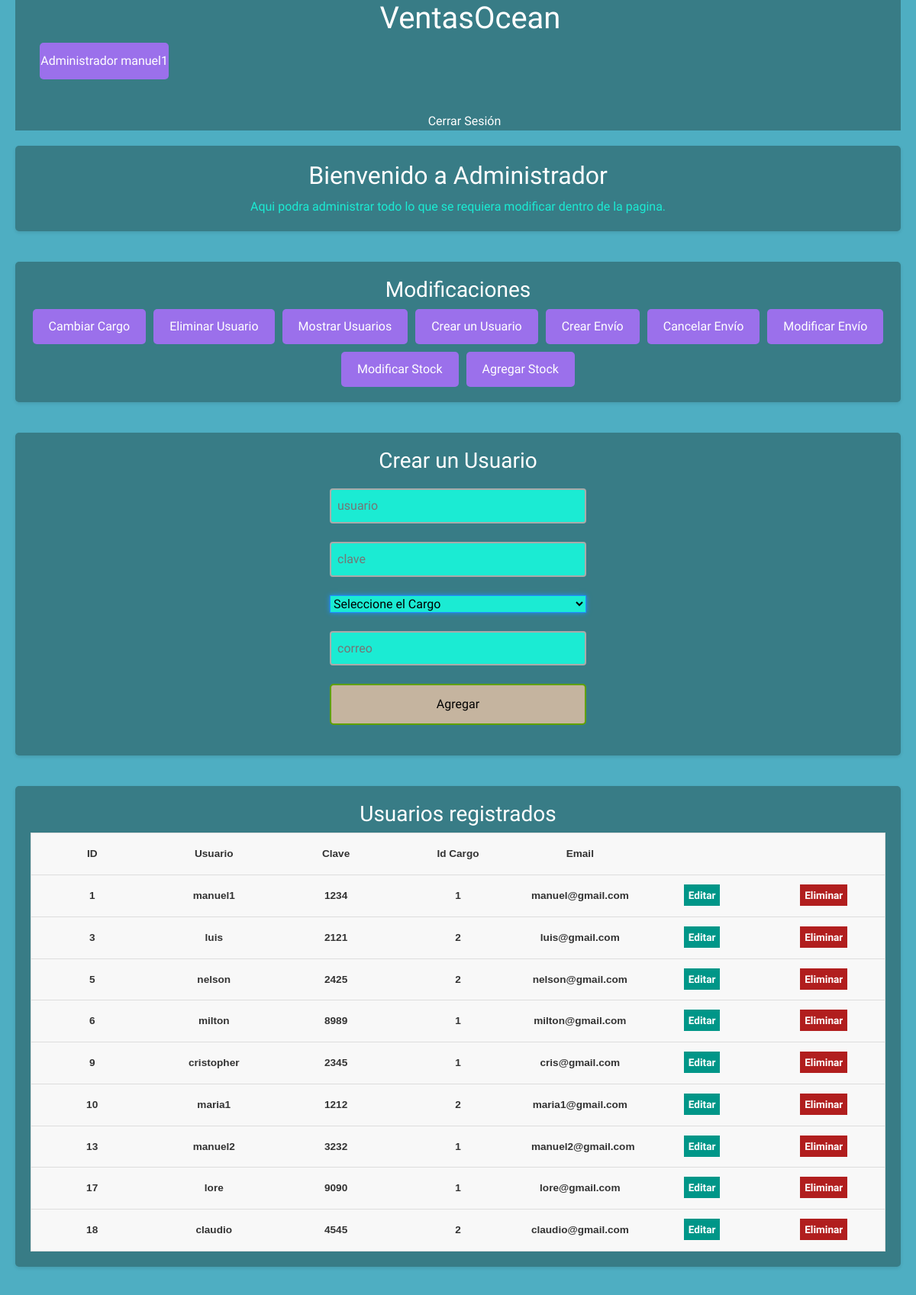
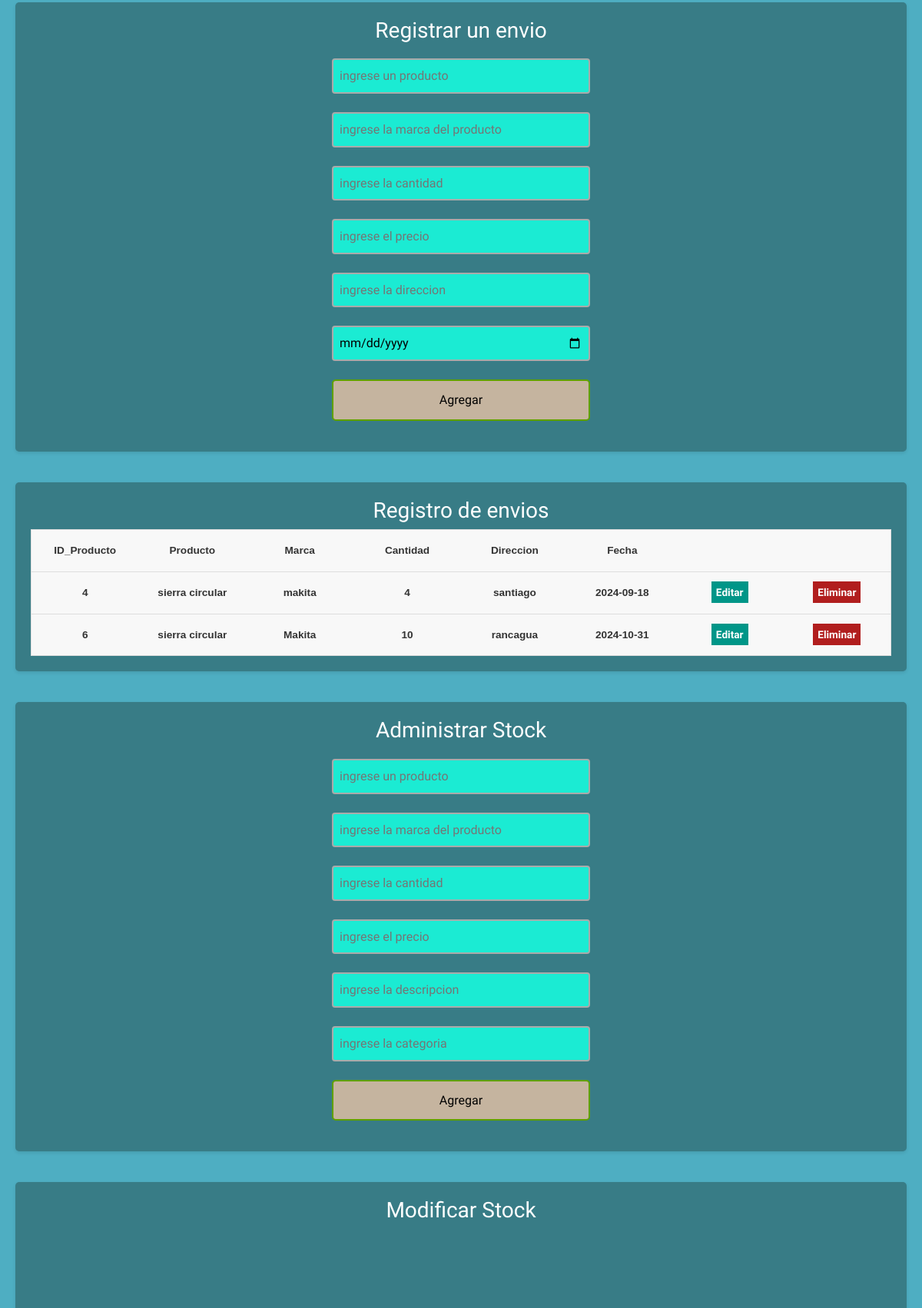
The page /Empleados.php (signed in, upper part) on the database its author committed (2 pictures, top to bottom).
### tables this page shows
CREATE TABLE `usuarios` (
  `id` int(11) NOT NULL,
  `usuario` varchar(100) NOT NULL,
  `clave` varchar(10) NOT NULL,
  `id_cargo` int(11) NOT NULL,
  `correo` varchar(100) NOT NULL
);

CREATE TABLE `envios` (
  `id` int(11) NOT NULL,
  `producto` varchar(100) NOT NULL,
  `marca` varchar(100) NOT NULL,
  `cantidad` int(11) NOT NULL,
  `direccion` varchar(100) NOT NULL,
  `fecha_envio` date NOT NULL
);

### empleados.php (the view, shortened to what this page needs)
<?php
$nombreUsuario = isset($_SESSION['usuario']) ? $_SESSION['usuario'] : "Invitado";
$con = connection();
$sql = "SELECT * FROM usuarios";
$query = mysqli_query($con, $sql);
$sql1 = "SELECT * FROM envios";
$query1 = mysqli_query($con, $sql1);
?>
<!DOCTYPE html>
<html lang="es">
<head>
    <link href="https://cdn.jsdelivr.net/npm/bootstrap@5.3.3/dist/css/bootstrap.min.css" rel="stylesheet">
    <link href="empleadosDise.css" rel="stylesheet">
</head>
<body>
    <header>
        <nav>
           <ul>
                <h1>VentasOcean</h1>
                <li>
                    <div class="caja">
                        <?php echo 'Administrador  '.$nombreUsuario; ?>
                    </div>
               </li>
           </ul>
            <ul>
                <li><a href="cerrar_sesion.php">Cerrar Sesión</a></li>
            </ul>
        </nav>
    </header>
    <section id="inicio">
        <h2>Bienvenido a Administrador</h2>
        <p>Aqui podra administrar todo lo que se requiera modificar dentro de la pagina.</p>
    </section>
    <section id="categorias">
        <h3>Modificaciones</h3>
        <div class="botones-modificaciones">
            <a href="#Mostrar_user" class="btn">Cambiar Cargo</a>
            <a href="#Mostrar_user" class="btn">Eliminar Usuario</a>
            <a href="#Mostrar_user" class="btn">Mostrar Usuarios</a>
            <a href="#crear_user" class="btn">Crear un Usuario</a>
            <a href="#crear_env" class="btn">Crear Envío</a>
            <a href="#crear_env" class="btn">Cancelar Envío</a>
            <a href="#crear_env" class="btn">Modificar Envío</a>
            <a href="#modificar_stock" class="btn">Modificar Stock</a>
            <a href="#crear_stock" class="btn">Agregar Stock</a>
       </div>
    </section>
    <section class="metodos_emple">
            <h3>Crear un Usuario</h3>
            <div id="crear_user">
          <div class="users-form">
              <form action="crearUsuarios.php" method="POST">
                   <input type="text" name="usuario" placeholder="usuario">
                   <input type="password" name="clave" placeholder="clave">
                   <select name="id_cargo">
                        <option value="3">Seleccione el Cargo</option>
                    </select>
                   <input type="email" name="correo" placeholder="correo">
                   <input type="submit" value="Agregar">
              </form>
          </div>
    </section>
    <section class="metodos_emple">
            <h3>Usuarios registrados</h3>
            <div id="Mostrar_user">
            <div class="users-table">
        <table>
            <thead>
                <tr>
                    <th>ID</th>
                    <th>Usuario</th>
                    <th>Clave</th>
                    <th>Id Cargo</th>
                    <th>Email</th>
                    <th></th>
                    <th></th>
                </tr>
            </thead>
            <tbody>
                <?php while ($row = mysqli_fetch_array($query)): ?>
                    <tr>
                        <th><?= $row['id'] ?></th>
                        <th><?= $row['usuario'] ?></th>
                        <th><?= $row['clave'] ?></th>
                        <th><?= $row['id_cargo'] ?></th>
                        <th><?= $row['correo'] ?></th>
                        <th><a href="modificar2.php?id=<?= $row['id'] ?>" class="users-table--edit">Editar</a></th>
                        <th><a href="eliminar.php?id=<?= $row['id'] ?>" class="users-table--delete" >Eliminar</a></th>
                    </tr>
                <?php endwhile; ?>
            </tbody>
        </table>
    </div>
    </section>
    <section class="metodos_emple">
            <h3>Registrar un envio</h3>
            <div id="crear_env">
          <div class="users-form">
              <form action="agregar_envio.php" method="POST">
                   <input type="text" name="producto" placeholder="ingrese un producto">
                   <input type="text" name="marca" placeholder="ingrese la marca del producto">
                   <input type="text" name="cantidad" placeholder="ingrese la cantidad">
                   <input type="text" name="precio" placeholder="ingrese el precio">
                   <input type="text" name="direccion" placeholder="ingrese la direccion">
                   <input type="date" name="fecha_envio" placeholder="ingrese la fecha de envio">
                   <input type="submit" value="Agregar">
              </form>
          </div>
    </section>
    <section class="metodos_emple">
    <h3>Registro de envios</h3>
            <div id="crear_envio">
            <div class="users-table">
        <table>
            <thead>
                <tr>
                    <th>ID_Producto</th>
                    <th>Producto</th>
                    <th>Marca</th>
                    <th>Cantidad</th>
                    <th>Direccion</th>
                    <th>Fecha</th>
                    <th></th>
                    <th></th>
                </tr>
            </thead>
            <tbody>
                <?php while ($row = mysqli_fetch_array($query1)): ?>
                    <tr>
                        <th><?= $row['id'] ?></th>
                        <th><?= $row['producto'] ?></th>
                        <th><?= $row['marca'] ?></th>
                        <th><?= $row['cantidad'] ?></th>
                        <th><?= $row['direccion'] ?></th>
                        <th><?= $row['fecha_envio'] ?></th>
                        <th><a href="modificarEnv.php?id=<?= $row['id'] ?>" class="users-table--edit">Editar</a></th>
                        <th><a href="eliminar_Env.php?id=<?= $row['id'] ?>" class="users-table--delete" >Eliminar</a></th>
                    </tr>
                <?php endwhile; ?>
            </tbody>
        </table>
    </div>
    </section>
    <section class="metodos_emple">
            <h3>Administrar Stock</h3>
            <div id="crear_stock">
          <div class="users-form">
              <form action="agregar_stock.php" method="POST">
                   <input type="text" name="producto" placeholder="ingrese un producto">
                   <input type="text" name="marca" placeholder="ingrese la marca del producto">
                   <input type="text" name="cantidad" placeholder="ingrese la cantidad">
                   <input type="text" name="precio" placeholder="ingrese el precio">
                   <input type="text" name="descripcion" placeholder="ingrese la descripcion">
                   <input type="text" name="categoria" placeholder="ingrese la categoria">
                   <input type="submit" value="Agregar">
              </form>
          </div>
    </section>
    <section class="metodos_emple">
    <h3>Modificar Stock</h3>
            <div id="modificar_stock">
            <div class="users-table">
    </div>
    </section>
</body>
</html>

### empleadosDise.css (style rules this page uses)
* { box-sizing: border-box; margin: 0; padding: 0; }
html { font-family: 'Segoe UI', sans-serif; text-align: center; }
a { text-decoration: none; }
.users-form form { display: flex; flex-direction: column; gap: 24px; width: 30%; margin: 20px auto; text-align: center; }
.users-form form input { font-family: 'Segoe UI', sans-serif; }
.users-form form input[type=text], .users-form form input[type=password], .users-form form input[type=email] { padding: 8px; border:2px solid #aaa; border-radius:4px; outline:none; transition:.3s; }
.users-form form input[type=submit] { border: none; padding: 12px 50px; text-decoration: none; transition-duration: 0.4s; cursor: pointer; border-radius: 5px; background-color: rgb(156, 41, 41); color: black; border: 2px solid #60a100; }
.users-table table { border: 1px solid #ccc; border-collapse: collapse; margin: 0; padding: 0; width: 100%; table-layout: fixed; }
table tr { background-color: #f8f8f8; border: 1px solid #ddd; padding: 4px; }
table th { padding: 16px; text-align: center; font-size: .85em; }
.users-table--edit { background: #009688; padding: 6px; color: #fff; text-align: center; font-weight: bold; }
.users-table--delete { background: #b11e1e; padding: 6px; color: #fff; text-align: center; font-weight: bold; }
body { justify-content: center; align-items: center; height: 100vh; margin: 0; background-color: #08CC88; }

### empleados.php (style rules this page uses)
h3 { font-family: "Jersey 25", serif; font-weight: 400; font-style: normal; }
* { margin: 0; padding: 0; box-sizing: border-box; font-family: Arial, sans-serif; }
body { line-height: 1.6; background-color: #4EAEC2; color: #333; padding: 0 20px; }
header { background-color: #387C86; color: #fff; padding: 15px 05; margin-bottom: 20px; }
nav ul { list-style: none; text-align: center; }
nav ul li { display: inline; margin-right: 15px; }
nav ul li a { color: #fff; text-decoration: none; font-size: 16px; padding: 5px 10px; transition: background-color 0.3s; }
section { margin-bottom: 40px; padding: 20px; background-color: #387C86; border-radius: 5px; box-shadow: 0 2px 4px rgba(0, 0, 0, 0.1); }
section h2, section h3 { color: #FFFFFF; margin-bottom: 20px,auto; text-align: center; font-weight: normal; font-family: "Jersey 25", serif; font-weight: 400; font-style: normal; }
h1 { font-family: "Jersey 25", serif; font-weight: 400; font-style: normal; text-align: center; color: #FFFFFF; }
a { font-family: "Black Ops One", serif; font-weight: 400; font-style: normal; color: #FFFFFF; }
p { width: auto; height: auto; margin: auto; text-align: left; color: #1BEBD3; text-align: center; font-family: "Black Ops One", serif; font-weight: 400; font-style: normal; }
.caja { background-color: #9B70EB; font-family: "Black Ops One", serif; font-weight: 400; font-style: normal; border-radius: 5px; padding: 05px 05px; margin: 10; height: 06vh; width: 15%; display: flex; justify-content: center; align-items: center; font-size: 1rem; max-width: 100%; white-space: nowrap; overflow: hidden; text-overflow: ellipsis; }
.users-form form { display: flex; flex-direction: column; gap: 24px; width: 30%; margin: 20px auto; text-align: center; }
.users-form form input { font-family: 'Segoe UI', sans-serif; }
.users-form form input[type=text], .users-form form input[type=password], .users-form form input[type=email], .users-form form input[type=date], .users-form form input[type=email] { padding: 8px; border:2px solid #aaa; border-radius:4px; outline:none; transition:.3s; background-color: #1BEBD3; color: #000; font-family: "Black Ops One", serif; font-weight: 400; font-style: normal; }
.users-form form input[type=submit] { border: none; padding: 12px 50px; text-decoration: none; transition-duration: 0.4s; cursor: pointer; border-radius: 5px; background-color: #C5B49F; color: black; border: 2px solid #60a100; font-family: "Black Ops One", serif; font-weight: 400; font-style: normal; }
select { background-color: #1BEBD3; color: #000; border-color:dodgerBlue; box-shadow:0 0 6px 0 dodgerBlue; color: #000; font-family: "Black Ops One", serif; font-weight: 400; font-style: normal; }
.botones-modificaciones { display: flex; flex-wrap: wrap; justify-content: center; gap: 10px; font-family: "Black Ops One", serif; font-weight: 400; font-style: normal; }
.btn { background-color: #9B70EB; color: #fff; padding: 10px 20px; text-decoration: none; border-radius: 5px; transition: background-color 0.3s; }

### rows shown on the page
usuarios: id "1", usuario "manuel1", clave "1234", id_cargo "1", correo "manuel@gmail.com"
usuarios: id "3", usuario "luis", clave "2121", id_cargo "2", correo "luis@gmail.com"
usuarios: id "5", usuario "nelson", clave "2425", id_cargo "2", correo "nelson@gmail.com"
usuarios: id "6", usuario "milton", clave "8989", id_cargo "1", correo "milton@gmail.com"
usuarios: id "9", usuario "cristopher", clave "2345", id_cargo "1", correo "cris@gmail.com"
usuarios: id "10", usuario "maria1", clave "1212", id_cargo "2", correo "maria1@gmail.com"
usuarios: id "13", usuario "manuel2", clave "3232", id_cargo "1", correo "manuel2@gmail.com"
usuarios: id "17", usuario "lore", clave "9090", id_cargo "1", correo "lore@gmail.com"
usuarios: id "18", usuario "claudio", clave "4545", id_cargo "2", correo "claudio@gmail.com"
envios: id "4", producto "sierra circular", marca "makita", cantidad "4", direccion "santiago", fecha_envio "2024-09-18"
envios: id "6", producto "sierra circular", marca "Makita", cantidad "10", direccion "rancagua", fecha_envio "2024-10-31"

### other values the page prints
$nombreUsuario "manu…"
